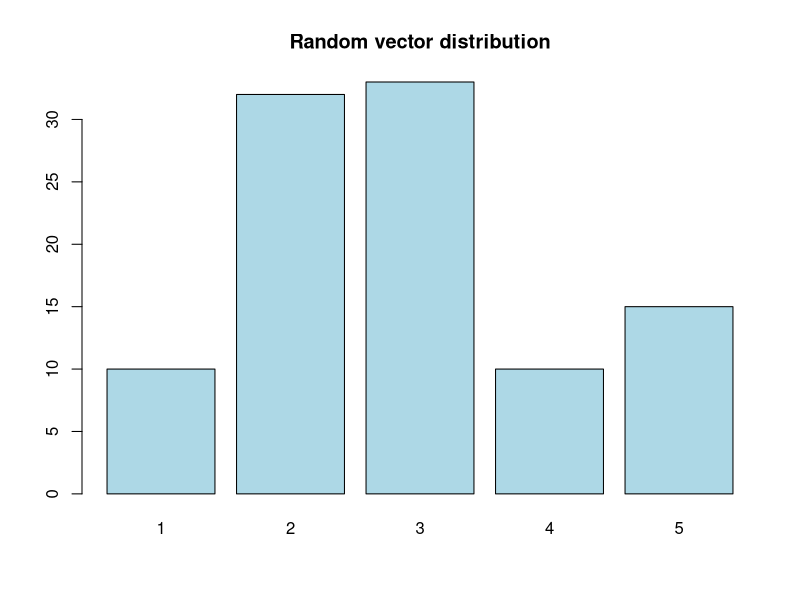
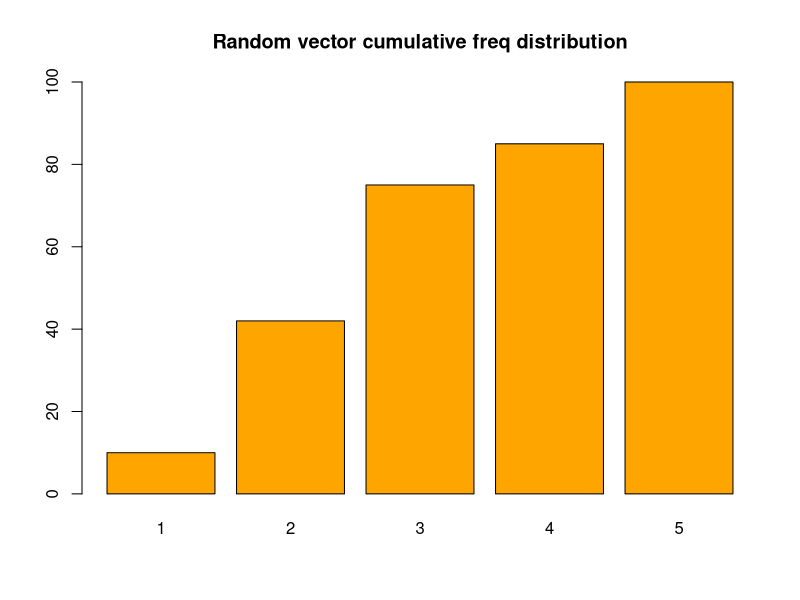
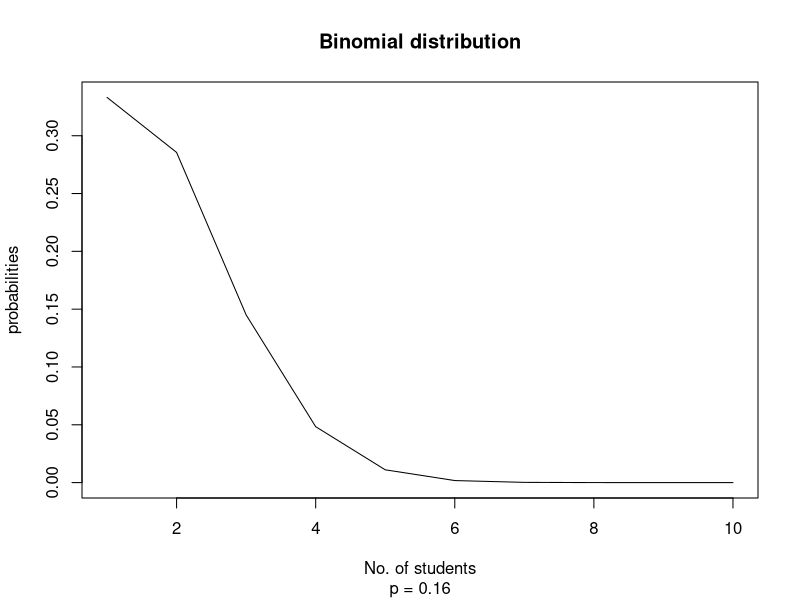
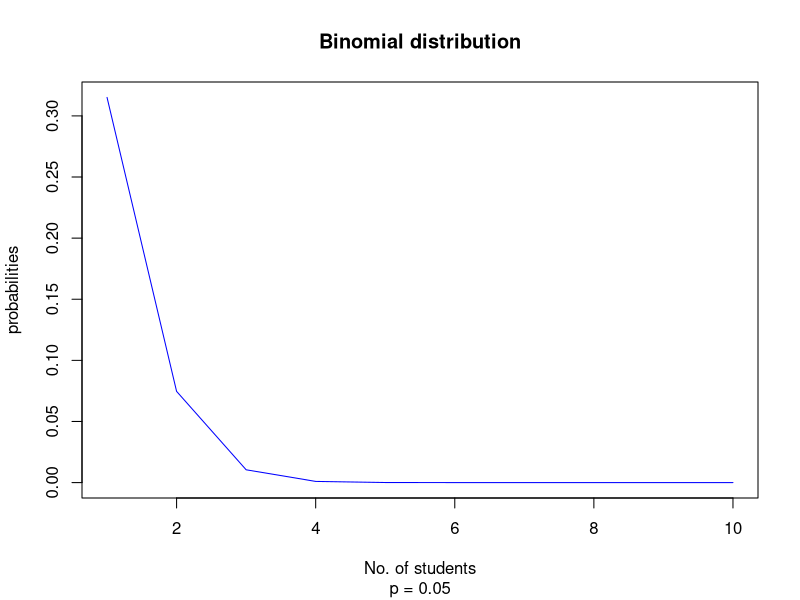
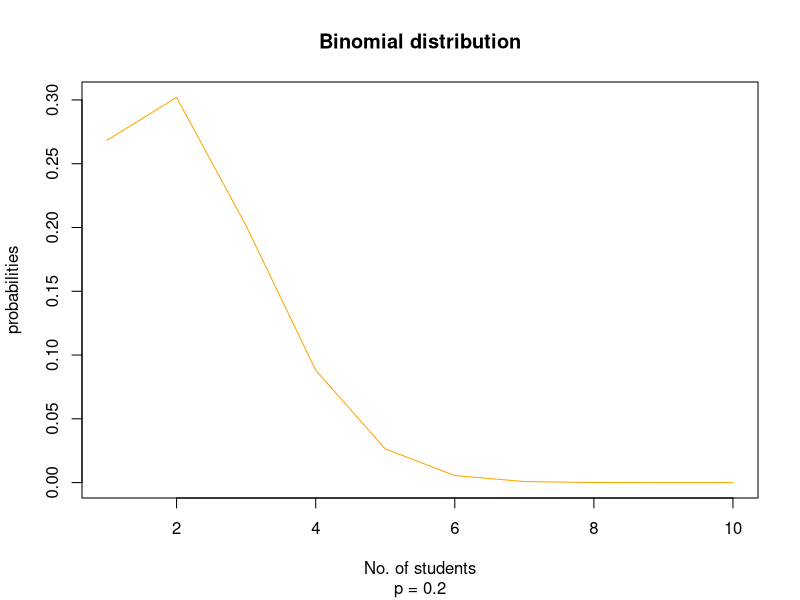
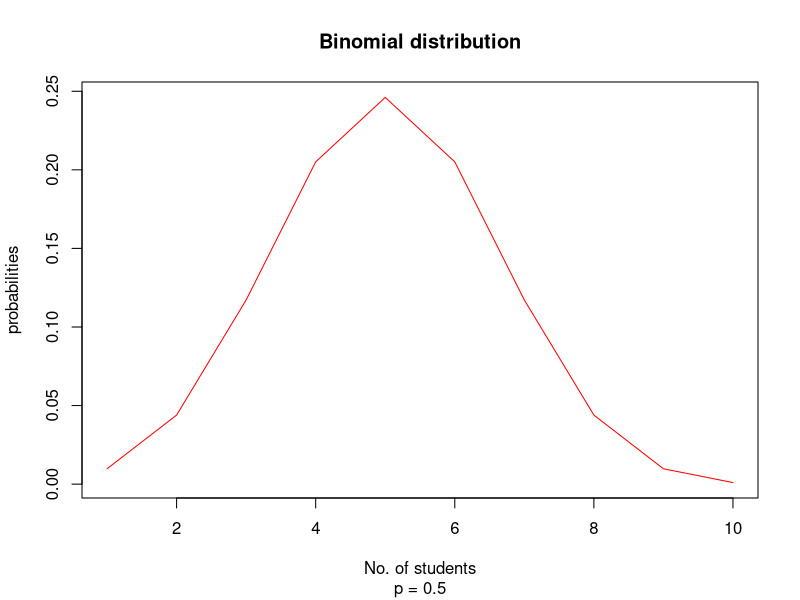
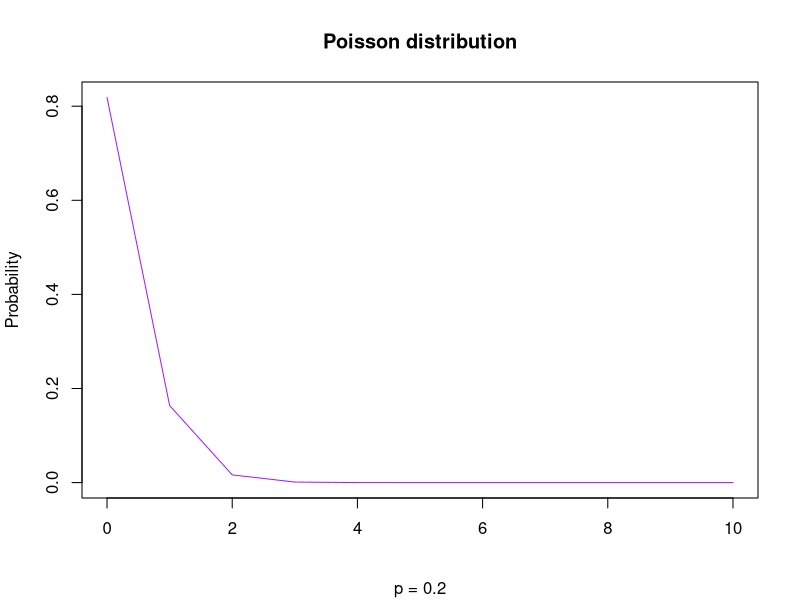

Here is the R script that generated these plots, in order:
# 1. Perform the following tasks :
# In R a simple bar graph can be used to model the probability distribution function.
# Take a random vector and probability associated with it and plot it with a bar graph.
data <- table(sample(x = 1:5, size = 100, replace = TRUE, prob = c(0.1,0.25,0.4,0.1,0.15)))
barplot(data, col = "lightblue", main = "Random vector distribution")

# (b) For the above problem create a cumulative frequency table and plot the cumulative
# frequency against each sample point mentioned in the vector.
cfreq_data <- cumsum(data)
barplot(cfreq_data, col = "orange", main = "Random vector cumulative freq distribution")


# (c) Using some simple commands in R generate the probability values for the binomial
# distribution for the number of children in 10 with blue eyes using p = 0.16. Plot the
# obtained result.
probabilities <- dbinom(x = c(1:10), size = 10, prob = 0.16)
plot(1:10, probabilities, type = "l", xlab = "No. of students", ylab = "probabilities", main = "Binomial distribution", sub = "p = 0.16")

# (d) Run the above example with probabilities that a child has blue eyes is 0.05, 0.2, 0.5,
# and 0.8 and see how this changes the distribution.
plot(1:10, dbinom(x = c(1:10), size = 10, prob = 0.05), type = "l", col = "blue", xlab = "No. of students", ylab = "probabilities", main = "Binomial distribution", sub = "p = 0.05")
plot(1:10, dbinom(x = c(1:10), size = 10, prob = 0.2), type = "l", col = "orange", xlab = "No. of students", ylab = "probabilities", main = "Binomial distribution", sub = "p = 0.2")
plot(1:10, dbinom(x = c(1:10), size = 10, prob = 0.5), type = "l", col = "red", xlab = "No. of students", ylab = "probabilities", main = "Binomial distribution", sub = "p = 0.5")

# (e) Consider you have a vector 0:10. Compute poisson distribution with p=0.2. Plot it
# to visualize the distribution.
vec <- 0:10
poisson <- dpois(x = vec, 0.2)
plot(x = vec, y = poisson, type = "l", col = "purple", xlab = "",  ylab = "Probability", main = "Poisson distribution", sub = "p = 0.2")

